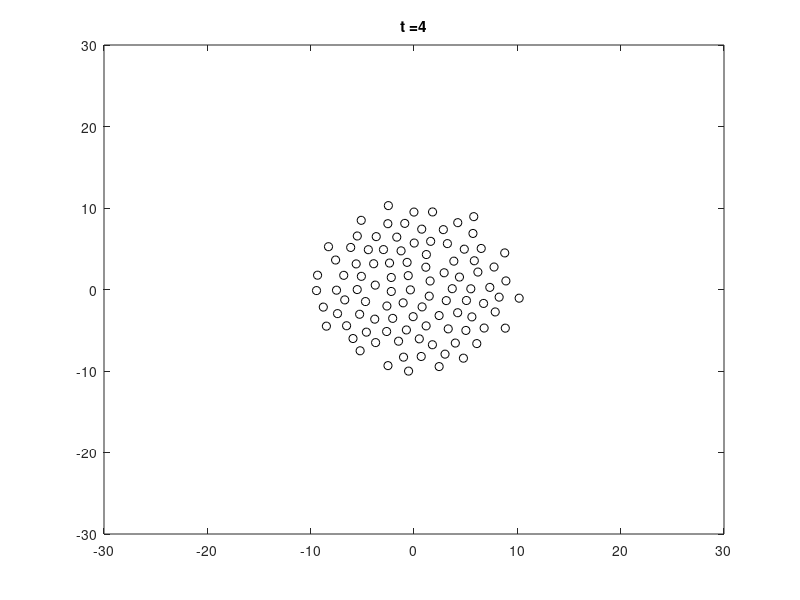

This chart was generated by the following MATLAB code:
data = load('mc_xyz1.txt');
Pnum = max(data(:,1));
figure(1)
axis([-30 30 -30 30])

for i = 1:size(data,1)/Pnum
    plot(data((i-1)*Pnum+1:i*Pnum,2),data((i-1)*Pnum+1:i*Pnum,3),'ko', 'markersize',6);
    axis([-30 30 -30 30])
    drawnow
    title (strcat('t = ',num2str(i)))
    if i == 1
        x= input('wait');
    end
end

 
 